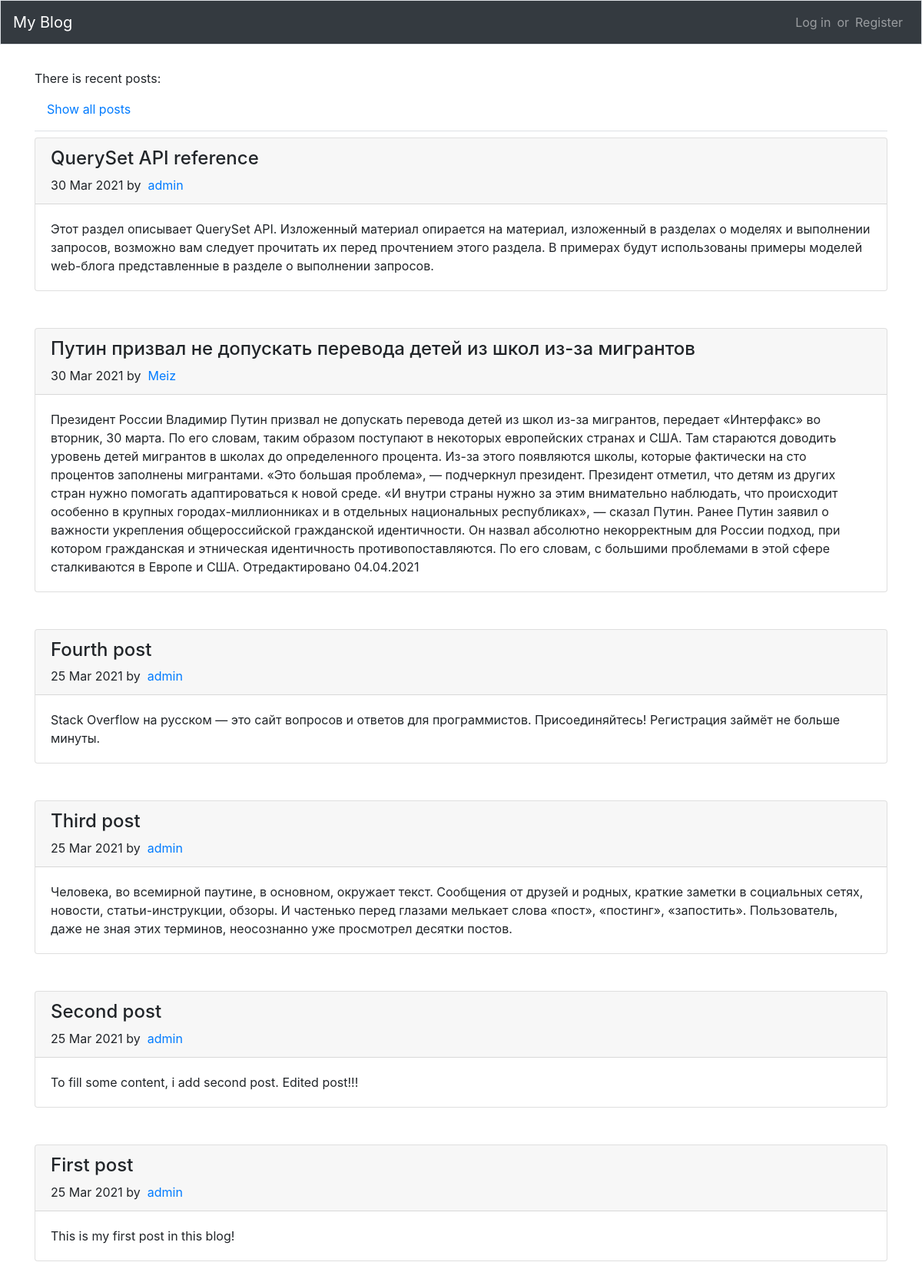
The app's page /?show_all=True with its own data.
### blogs/models.py (models this page shows, shortened)
class BlogPost(models.Model):
    owner = models.ForeignKey(User, on_delete=models.CASCADE)
    title = models.CharField(max_length=100)
    text = models.TextField()
    date_added = models.DateTimeField(auto_now_add=True)

### blogs/views.py (the view)
# urls.py: path('', views.summary, name='summary'),
def summary(request):
    try:
        show_all = True if request.GET['show_all'] == 'True' else False
    except KeyError:
        show_all = False
    if show_all:
        posts = BlogPost.objects.order_by('-date_added')
    else:
        posts = []
        for user in User.objects.all():
            posts += BlogPost.objects.filter(owner=user).order_by('-date_added')[:1]
    context = {'posts': posts}
    return render(request, 'blogs/index.html', context)

### blogs/templates/blogs/index.html (shortened to what this page needs)
{% extends 'blogs/base.html' %}
{% load bootstrap4 %}
{% block page_header %}
    <div class="nav-item align-content-lg-center">
        <span class="navbar-text">There is recent posts: </span>
    </div>
    <div class="nav-item d-inline-flex">
        <a class="nav-link" href="{% url 'blogs:summary' %}?show_all=True">Show all posts</a>
    </div>
{% endblock page_header %}
{% block content %}
<div>
      {% for post in posts %}
        <div class="card mb-5">
          <div class="card-header">
              <h4>{{ post.title }}</h4>
              <span class="d-inline-flex">
                  {{ post.date_added|date:'d M Y' }}
              </span>
              <span class="d-inline-flex mr-auto">
                by &nbsp;
                <a href="{% url 'blogs:users_posts' %}?user={{ post.owner }}"
                   title="Все посты {{ post.owner }}">
                    {{ post.owner }}
                </a>
              </span>
          </div>
          <div class="card-body">
            {{ post.text }}
          </div>
        </div>
      {% empty %}
        <p>No posts yet</p>
      {% endfor %}
</div>
{% endblock content %}

### records on screen
BlogPost: title "QuerySet API reference", date_added "30 Mar 2021", owner "admin", text "Этот раздел описывает QuerySet API. Изложенный материал опирается на материал, изложенный в разделах о моделях и выполнении запросов, возможно вам следует прочитать их перед прочтением этого раздела. В примерах будут использованы примеры моделей web-блога представленные в разделе о выполнении запросов."
BlogPost: title "Путин призвал не допускать перевода детей из школ из-за мигрантов", date_added "30 Mar 2021", owner "Meiz", text "Президент России Владимир Путин призвал не допускать перевода детей из школ из-за мигрантов, передает «Интерфакс» во вторник, 30 марта. По его словам, таким образом поступают в некоторых европейских странах и США. Там стараются доводить уровень детей мигрантов в школах до определенного процента. Из-за этого появляются школы, которые фактически на сто процентов заполнены мигрантами. «Это большая проблема», — подчеркнул президент. Президент отметил, что детям из других стран нужно помогать адаптироваться к новой среде. «И внутри страны нужно за этим внимательно наблюдать, что происходит особенно в крупных городах-миллионниках и в отдельных национальных республиках», — сказал Путин. Ранее…"
BlogPost: title "Fourth post", date_added "25 Mar 2021", owner "admin", text "Stack Overflow на русском — это сайт вопросов и ответов для программистов. Присоединяйтесь! Регистрация займёт не больше минуты."
BlogPost: title "Third post", date_added "25 Mar 2021", owner "admin", text "Человека, во всемирной паутине, в основном, окружает текст. Сообщения от друзей и родных, краткие заметки в социальных сетях, новости, статьи-инструкции, обзоры. И частенько перед глазами мелькает слова «пост», «постинг», «запостить». Пользователь, даже не зная этих терминов, неосознанно уже просмотрел десятки постов."
BlogPost: title "Second post", date_added "25 Mar 2021", owner "admin", text "To fill some content, i add second post. Edited post!!!"
BlogPost: title "First post", date_added "25 Mar 2021", owner "admin", text "This is my first post in this blog!"
